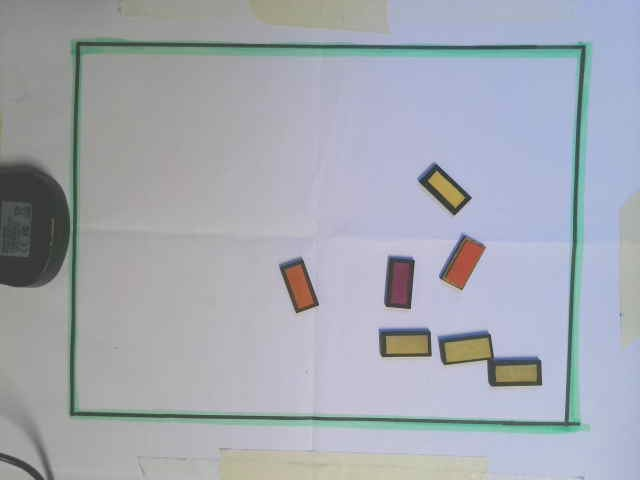
#> input picture Image_Processing_Improvements/captured_image.jpg, 640 x 480 px, given in place of the camera
$ python temporal_smoothing_test.py
#> lines starting #> are read from the running program, lines starting #| are printed output that depends on the picture; after the words box and inside, x2 and y2 are one past the last pixel; in counts of white or black regions, pixels touching at a corner belong together
import numpy as np
import cv2
from collections import deque

#NEXT smooth bounding box positions.
#NEXT load this onto the PI by merging v1r6 type code with this.

class ColorDetection:
    def __init__(self, webcam_index=0, smoothing_window_size=5):
        # Initialize webcam and set color ranges for Red, Green, and Blue
        self.webcam = cv2.VideoCapture(webcam_index)

        # Define lower and upper ranges for Red, Green, and Blue in HSV space
        self.color_ranges = {
            "black": ((0, 0, 0), (180, 255, 50)),          # Adjust for your black detection
            "orange": ((10, 100, 100), (25, 255, 255)),   # Hue for orange
            "yellow": ((25, 100, 100), (35, 255, 255)),   # Hue for yellow
            "magenta": ((140, 50, 50), (170, 255, 255)),  # Hue for magenta
            "teal": ((85, 50, 50), (100, 255, 255))
        }

        self.kernel = np.ones((5, 5), "uint8")  # Kernel for dilation
        self.smoothing_window_size = smoothing_window_size  # Number of frames to smooth over

        # Initialize object counts and deque (for history)
        self.object_counts = {color: deque(maxlen=smoothing_window_size) for color in self.color_ranges}

    def process_frame(self):
        # Read the current frame from the webcam
        ret, imageFrame = self.webcam.read()
        if not ret:
            print("Failed to grab frame")
            return None

        # Convert the frame to HSV (Hue, Saturation, Value) color space
        hsvFrame = cv2.cvtColor(imageFrame, cv2.COLOR_BGR2HSV)

        masks = {}

        # Generate masks for red, green, and blue colors based on the color ranges
        for color, (lower, upper) in self.color_ranges.items():
            mask = cv2.inRange(hsvFrame, lower, upper)
            mask = cv2.dilate(mask, self.kernel)  # Dilate the mask
            masks[color] = mask

        return imageFrame, masks

    def detect_and_draw_contours(self, imageFrame, masks):
        # Process the masks and draw contours around detected colors
        for color, mask in masks.items():
            contours, _ = cv2.findContours(mask, cv2.RETR_TREE, cv2.CHAIN_APPROX_SIMPLE)

            object_count = 0  # Count objects in this frame

            for contour in contours:
                area = cv2.contourArea(contour)
                if area > 300:  # Only consider large enough contours
                    object_count += 1  # Increase the count for this color
                    x, y, w, h = cv2.boundingRect(contour)
                    cv2.rectangle(imageFrame, (x, y), (x + w, y + h), self.get_color_for_display(color), 2)
                    cv2.putText(imageFrame, f"{color.capitalize()} Colour", (x, y),
                                cv2.FONT_HERSHEY_SIMPLEX, 1.0, self.get_color_for_display(color))

            # Store the count for smoothing
            self.object_counts[color].append(object_count)

        return imageFrame

    def get_smoothed_count(self, color):
        # Apply moving average smoothing to the counts for each color
        return int(np.mean(self.object_counts[color]))  # Return smoothed count as integer

    def get_color_for_display(self, color):
        # Map color name to display color in BGR (OpenCV color format)
        color_map = {
            "red": (0, 0, 255),
            "green": (0, 255, 0),
            "blue": (255, 0, 0)
        }
        return color_map.get(color, (255, 255, 255))

    def show_result(self, imageFrame):
        # Display the image with detected color regions
        y_offset = 30  # Starting y position for displaying tally

        # Loop over all colors and their smoothed counts to display the tally
        for color in self.color_ranges:
            smoothed_count = self.get_smoothed_count(color)
            cv2.putText(imageFrame, f"{color.capitalize()} Objects: {smoothed_count}", (10, y_offset),
                        cv2.FONT_HERSHEY_SIMPLEX, 1.0, self.get_color_for_display(color), 3)  # Adjusted font size
            y_offset += 40  # Move down for the next color tally

        # Show the result window
        cv2.imshow("Multiple Color Detection in Real-Time", imageFrame)

    def run(self):
        # Main loop to continuously capture frames, detect colors, and display results
        while True:
            imageFrame, masks = self.process_frame()
#> in process_frame, imageFrame is the input picture: shape (480, 640, 3); mean B, G, R 178.1, 168.9, 164.4
#> in process_frame, `hsvFrame = cv2.cvtColor(imageFrame, cv2.COLOR_BGR2HSV)`: hsvFrame: shape (480, 640, 3); mean H, S, V 78.4, 26.8, 181.4
#> the loop in process_frame, `for color, (lower, upper) in self.color_ranges.items():` made 5 passes
#> pass 1, in process_frame, `mask = cv2.inRange(hsvFrame, lower, upper)`:
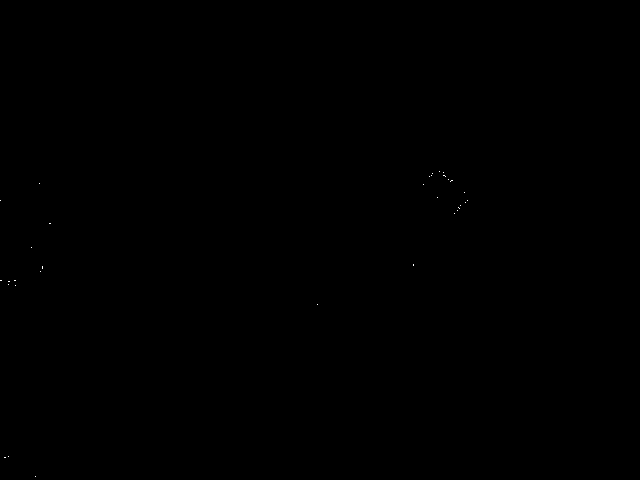
#> mask: shape (480, 640); 0.01% white in thin lines or dots, all inside (x1, y1, x2, y2) = (0, 171, 468, 477)
#> pass 1, in process_frame, `mask = cv2.dilate(mask, self.kernel)`:
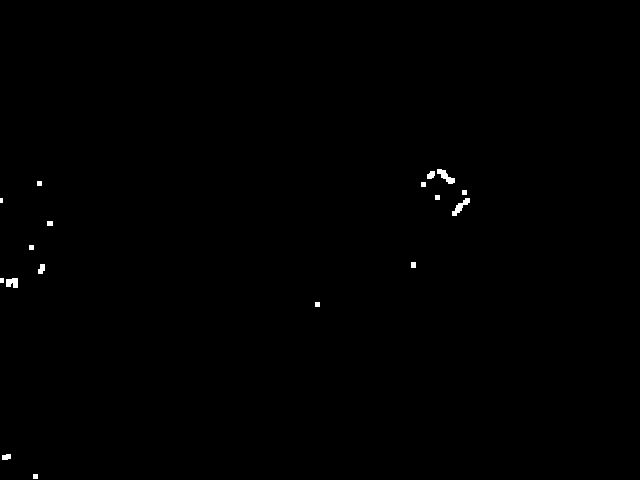
#> mask: shape (480, 640); 0.25% white; 17 white regions (1 under 20 px), largest, box (x1, y1, x2, y2) and area: (437, 169, 455, 184) 124, (452, 198, 470, 216) 124, (6, 278, 18, 288) 100
#> pass 2, in process_frame, `mask = cv2.inRange(hsvFrame, lower, upper)`:
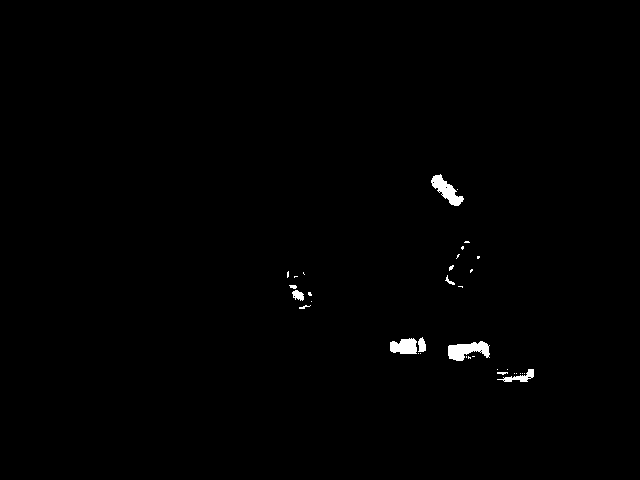
#> mask: shape (480, 640); 0.62% white; 35 white regions (25 under 20 px), largest, box (x1, y1, x2, y2) and area: (448, 341, 490, 361) 514, (431, 174, 464, 206) 445, (390, 338, 417, 354) 349
#> pass 2, in process_frame, `mask = cv2.dilate(mask, self.kernel)`:
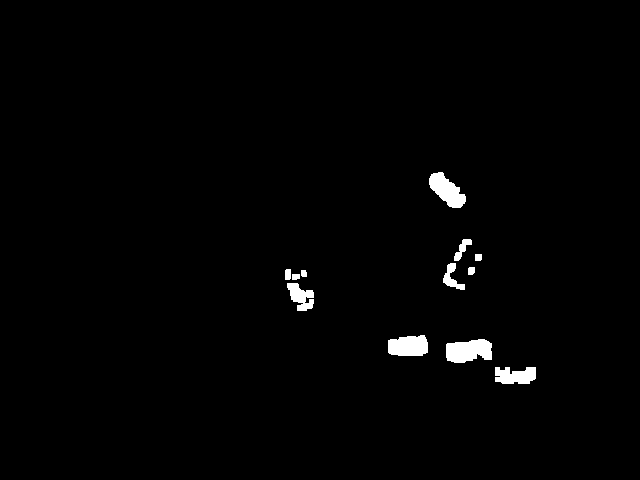
#> mask: shape (480, 640); 1.3% white; 12 white regions, largest, box (x1, y1, x2, y2) and area: (446, 339, 492, 363) 874, (429, 172, 466, 208) 748, (388, 335, 428, 356) 723
#> after the loop in process_frame, `for color, (lower, upper) in self.color_ranges.items():`: masks = 5 items
#> masks = 5 items
            if imageFrame is None:
                break

            # Detect and draw contours on the image
            imageFrame = self.detect_and_draw_contours(imageFrame, masks)
#> the loop in detect_and_draw_contours, `for color, mask in masks.items():` made 5 passes
#> color on passes 1 to 5: 'black', 'orange', 'yellow', 'magenta', 'teal'
#> after the loop in detect_and_draw_contours, `for color, mask in masks.items():`:
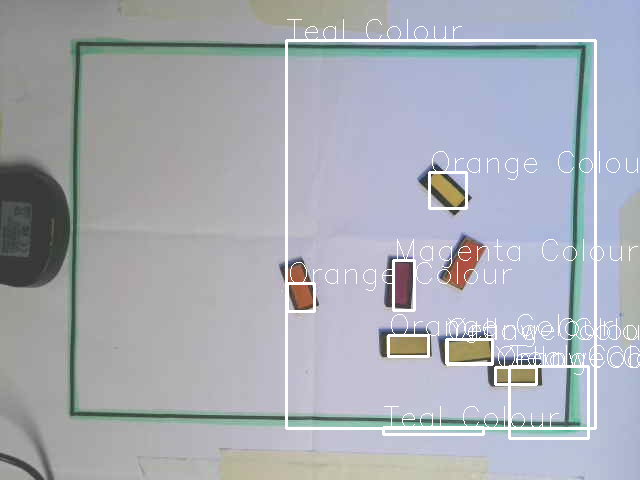
#> imageFrame: shape (480, 640, 3); 3.75% of pixels changed, all inside (x1, y1, x2, y2) = (285, 19, 640, 440)

            # Show the result
            self.show_result(imageFrame)
#> after the loop in show_result, `for color in self.color_ranges:`:
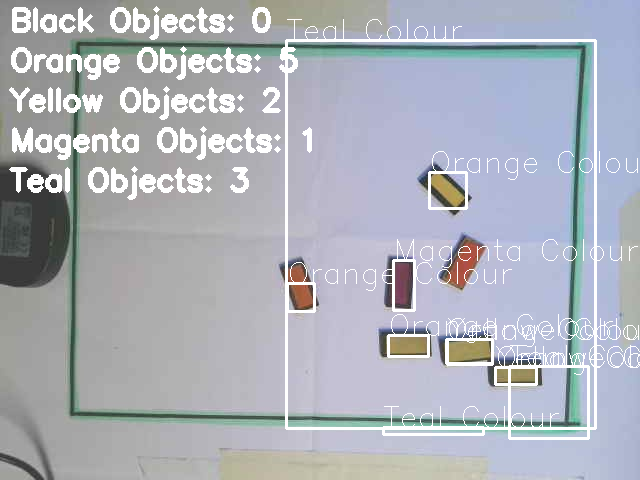
#> imageFrame: shape (480, 640, 3); 4.87% of pixels changed, all inside (x1, y1, x2, y2) = (9, 6, 312, 200)
#> after the loop in show_result, `for color in self.color_ranges:`: y_offset = 230

            # Break the loop if 'q' is pressed
            if cv2.waitKey(10) & 0xFF == ord('q'):
#> (key q is pressed here)
                break

        self.cleanup()

    def cleanup(self):
        # Release the webcam and close all OpenCV windows
        self.webcam.release()
        cv2.destroyAllWindows()


# Create a ColorDetection object and run it
if __name__ == "__main__":
     # Use a smoothing window size of 5 frames --> 100 frames (to bear in mind: average is 30fps)
    color_detection = ColorDetection(smoothing_window_size=60)
    print("here 1")
    color_detection.run()
